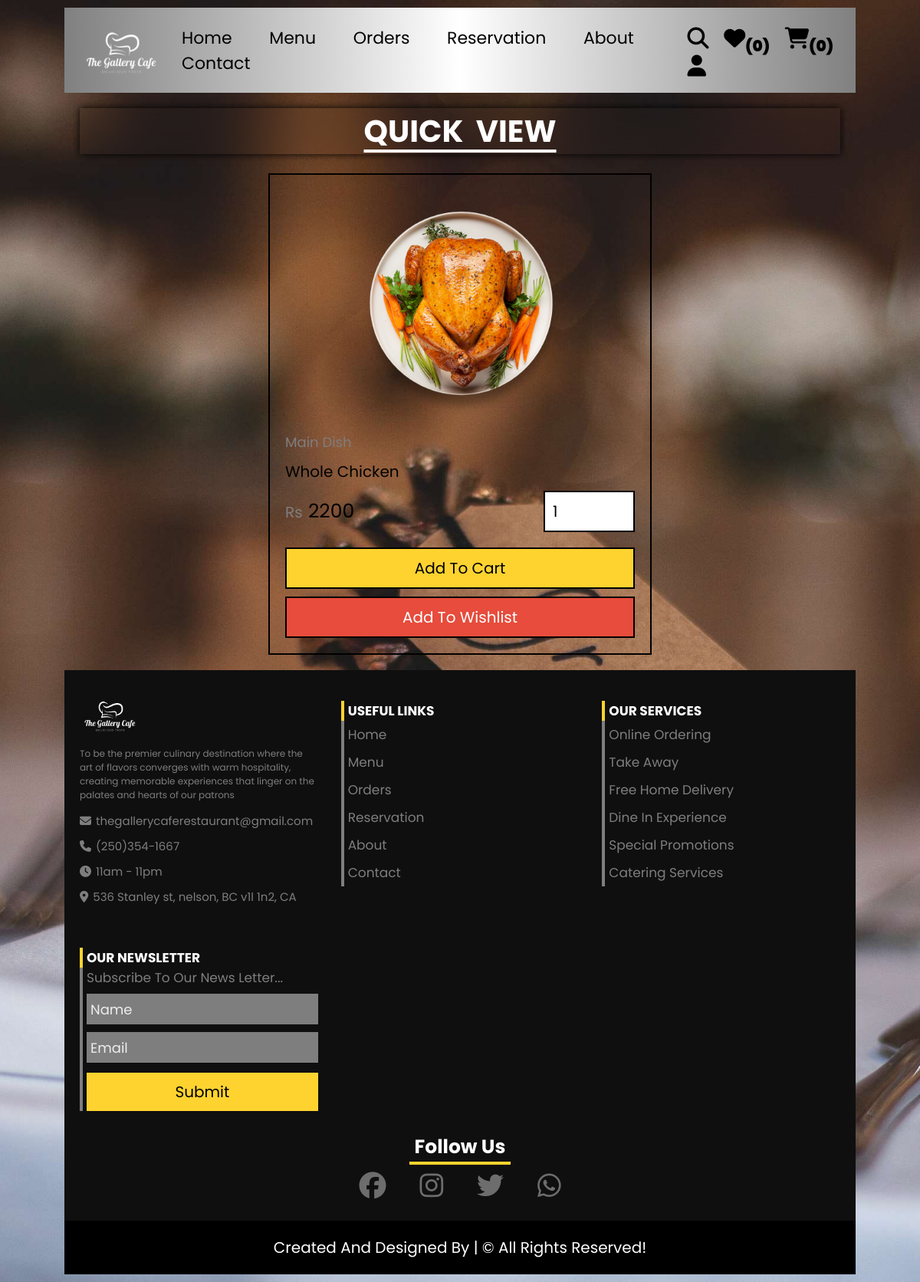
Page /customer/quick_view.php?pid=36 on the committed database.
### tables this page shows
CREATE TABLE `products` (
  `id` int(11) NOT NULL,
  `cuisine` varchar(50) NOT NULL,
  `category` varchar(50) NOT NULL,
  `name` varchar(50) NOT NULL,
  `price` int(11) NOT NULL,
  `image` varchar(50) NOT NULL,
  `hero_slider` tinyint(1) NOT NULL
);

### customer/quick_view.php (the view, shortened to what this page needs)
<!DOCTYPE html>
<html lang="en">
<head>
    <link rel="stylesheet" href="https://cdn.jsdelivr.net/npm/swiper@11/swiper-bundle.min.css"/>
    <link rel="stylesheet" href="../CSS/customer_style.css">
</head>
<body>
    <?php include("../components/user_header.php"); ?>
    <section class="quick-view">
        <h1 class="title">quick view</h1>
        <?php
            $pid = $_GET['pid'];
            $select_products = $conn->prepare("SELECT * FROM products WHERE id = ?");
            $select_products->execute([$pid]);
            if($select_products->rowCount() > 0) {
                while($fetch_products = $select_products->fetch(pdo::FETCH_ASSOC)) {
        ?>
                <form action="" method="post" class="box">
                <img class="image" src="../uploaded images/<?= $fetch_products['image']; ?>" alt="">
                <div class="cuisine-category">
                    <a href="category.php?category=<?= $fetch_products['category']; ?>" class="cat"
                    ><?= $fetch_products['category']; ?></a>
                </div>
                <div class="name"><?= $fetch_products['name']; ?></div>
                <div class="flex">
                    <div class="price"><span>Rs </span><?= $fetch_products['price']; ?></div>
                    <input type="number" name="qty" class="qty" min="1" max="99"
                    value="1" maxlength="2" onkeypress="if(this.value.length == 2) return false;">
                </div>
                <div class="cart-wishlist">
                    <button type="submit" name="add_to_cart" class="cart-btn">add to cart</button>
                    <?php
                        $select_wishlist = $conn->prepare('SELECT * FROM wishlist WHERE user_id = ? AND food_id = ?');
                        $select_wishlist->execute([$user_id, $fetch_products['id']]);
                        $select_wishlist->rowCount() > 0 ? $wishlist = 'remove from' : $wishlist = 'add to';
                    ?>
                    <button type="submit" name="add_to_wishlist" class="wishlist-btn"><?= $wishlist ?> wishlist</button>
                </div>
                </form>
        <?php
            }
            }else {
                echo '<div class="empty">no products found!</div>';
                }
            ?>
    </section>
</body>
</html>
<?php include("../components/footer.php"); ?>

### CSS/customer_style.css (style rules this page uses)
:root { --yellow: #fed330; --red: #e74c3c; --light-color: #7e7e7e; --border: 2px solid #000; --light: #ededed; --light-black: #0f0f0f; }
* { font-family: 'poppins', sans-serif; margin: 0; padding: 0; box-sizing: border-box; outline: none; border: none; text-decoration: none; }
html { font-size: 62.5%; overflow-x: hidden; scroll-behavior: smooth; stop-opacity: 7rem; scroll-padding-top: 7rem; }
section { margin: 0 auto; max-width: 1300px; padding: 2rem; }
.title { text-align: center; margin-bottom: 2.5rem; font-size: 4rem; color: #ffffff; text-transform: uppercase; text-decoration: underline; word-spacing: .8rem; text-underline-offset: 1rem; background: transparent; backdrop-filter: blur(20px); box-shadow: 0 0 10px black; }
.quick-view .box { margin: 0 auto; max-width: 50rem; border: var(--border); padding: 2rem; }
.quick-view .box .image { width: 100%; height: 30rem; object-fit: contain; margin-bottom: 1rem; }
.quick-view .box .cuisine-category { display: flex; align-items: center; justify-content: space-between; }
.quick-view .box .cat { text-transform: capitalize; font-size: 1.8rem; color: var(--light-color); }
.quick-view .box .name { color: #000; font-size: 2rem; text-transform: capitalize; margin: 1rem 0; }
.quick-view .box .flex { display: flex; justify-content: space-between; align-items: center; }
.quick-view .box .flex .price span { font-size: 2rem; margin-right: .2rem; color: var(--light-color); }
.quick-view .box .flex .price { color: #000; font-size: 2.5rem; }
.quick-view .box .flex .qty { border: var(--border); padding: 1rem; font-size: 2rem; }
.quick-view .box .cart-wishlist { display: flex; align-items: center; justify-content: center; flex-direction: column; gap: 1rem; padding-top: 2rem; }
.quick-view .box .cart-wishlist .cart-btn, .quick-view .box .cart-wishlist .wishlist-btn { width: 100%; border: var(--border); padding: 1rem 3rem; font-size: 2rem; cursor: pointer; transition: .2s linear; text-transform: capitalize; }
.quick-view .box .cart-wishlist .cart-btn { background-color: var(--yellow); }
.quick-view .box .cart-wishlist .wishlist-btn { color: #fff; background-color: var(--red); }

### customer/quick_view.php (style rules this page uses)
body { background: url('../images/bg5.jpg'); padding: 1rem 7%; background-position: center; background-size: cover; background-repeat: no-repeat; }

### rows in the picture
products: image (picture), category "Main Dish", name "Whole Chicken", price "2200", wishlist "Add To"

### other values in the picture
$total_user_wishlist_items "0"
count($_SESSION["cart"]) "0"
